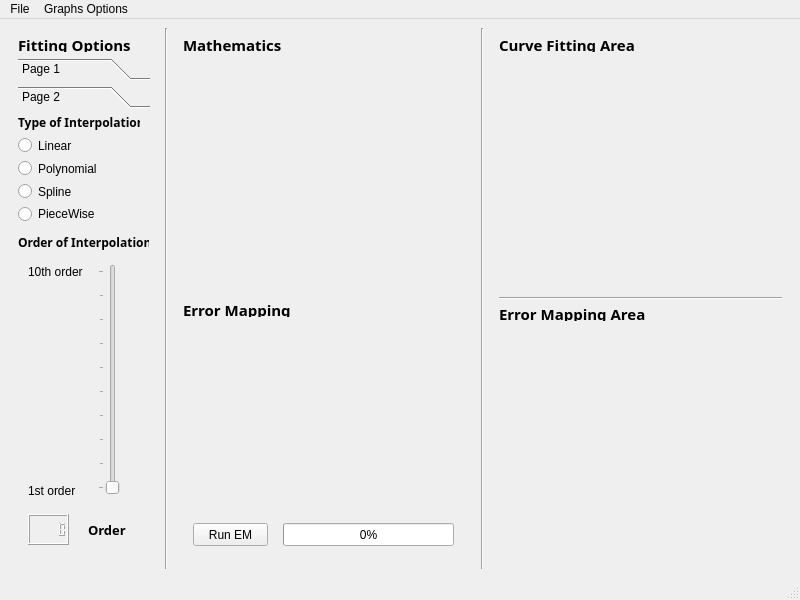
<?xml version="1.0" encoding="UTF-8"?>
<ui version="4.0">
 <class>MainWindow</class>
 <widget class="QMainWindow" name="MainWindow">
  <property name="geometry">
   <rect>
    <x>0</x>
    <y>0</y>
    <width>800</width>
    <height>600</height>
   </rect>
  </property>
  <property name="windowTitle">
   <string>MainWindow</string>
  </property>
  <widget class="QWidget" name="centralwidget">
   <layout class="QHBoxLayout" name="horizontalLayout">
    <item>
     <widget class="QWidget" name="FittingOptionsContianer" native="true">
      <property name="maximumSize">
       <size>
        <width>150</width>
        <height>16777215</height>
       </size>
      </property>
      <layout class="QVBoxLayout" name="verticalLayout_2">
       <item>
        <widget class="QLabel" name="FittingOptionsLabel">
         <property name="maximumSize">
          <size>
           <width>16777215</width>
           <height>15</height>
          </size>
         </property>
         <property name="font">
          <font>
           <family>Leelawadee</family>
           <pointsize>11</pointsize>
           <weight>75</weight>
           <bold>true</bold>
          </font>
         </property>
         <property name="text">
          <string>Fitting Options</string>
         </property>
        </widget>
       </item>
       <item>
        <widget class="QToolBox" name="toolBox">
         <property name="currentIndex">
          <number>1</number>
         </property>
         <widget class="QWidget" name="page">
          <property name="geometry">
           <rect>
            <x>0</x>
            <y>0</y>
            <width>132</width>
            <height>448</height>
           </rect>
          </property>
          <attribute name="label">
           <string>Page 1</string>
          </attribute>
          <widget class="QLabel" name="label_3">
           <property name="geometry">
            <rect>
             <x>0</x>
             <y>100</y>
             <width>121</width>
             <height>20</height>
            </rect>
           </property>
           <property name="font">
            <font>
             <family>Leelawadee</family>
             <pointsize>10</pointsize>
             <weight>75</weight>
             <bold>true</bold>
            </font>
           </property>
           <property name="text">
            <string>Extrapolation %</string>
           </property>
          </widget>
          <widget class="QSlider" name="ExtrapolationEfficiencySlider">
           <property name="geometry">
            <rect>
             <x>50</x>
             <y>140</y>
             <width>22</width>
             <height>231</height>
            </rect>
           </property>
           <property name="font">
            <font>
             <weight>50</weight>
             <bold>false</bold>
            </font>
           </property>
           <property name="minimum">
            <number>1</number>
           </property>
           <property name="maximum">
            <number>10</number>
           </property>
           <property name="singleStep">
            <number>1</number>
           </property>
           <property name="pageStep">
            <number>1</number>
           </property>
           <property name="sliderPosition">
            <number>10</number>
           </property>
           <property name="tracking">
            <bool>true</bool>
           </property>
           <property name="orientation">
            <enum>Qt::Vertical</enum>
           </property>
           <property name="invertedAppearance">
            <bool>false</bool>
           </property>
           <property name="invertedControls">
            <bool>false</bool>
           </property>
           <property name="tickPosition">
            <enum>QSlider::TicksAbove</enum>
           </property>
           <property name="tickInterval">
            <number>0</number>
           </property>
          </widget>
          <widget class="QLabel" name="label_4">
           <property name="geometry">
            <rect>
             <x>0</x>
             <y>135</y>
             <width>41</width>
             <height>21</height>
            </rect>
           </property>
           <property name="font">
            <font>
             <weight>75</weight>
             <bold>true</bold>
            </font>
           </property>
           <property name="text">
            <string>100%</string>
           </property>
          </widget>
          <widget class="QLabel" name="label_5">
           <property name="geometry">
            <rect>
             <x>10</x>
             <y>355</y>
             <width>31</width>
             <height>21</height>
            </rect>
           </property>
           <property name="font">
            <font>
             <weight>75</weight>
             <bold>true</bold>
            </font>
           </property>
           <property name="text">
            <string>10%</string>
           </property>
          </widget>
          <widget class="QWidget" name="">
           <property name="geometry">
            <rect>
             <x>0</x>
             <y>0</y>
             <width>131</width>
             <height>89</height>
            </rect>
           </property>
           <layout class="QVBoxLayout" name="verticalLayout_3">
            <item>
             <widget class="QLabel" name="label">
              <property name="font">
               <font>
                <family>Leelawadee</family>
                <pointsize>10</pointsize>
                <weight>75</weight>
                <bold>true</bold>
               </font>
              </property>
              <property name="text">
               <string>Num Chunks</string>
              </property>
             </widget>
            </item>
            <item>
             <widget class="QRadioButton" name="OneChunkRadioButton">
              <property name="text">
               <string>One Chunk</string>
              </property>
             </widget>
            </item>
            <item>
             <widget class="QRadioButton" name="MultipleChunksRadioButton">
              <property name="text">
               <string>Multiple Chunks</string>
              </property>
             </widget>
            </item>
            <item>
             <widget class="QSpinBox" name="NumberChunksSpinBox">
              <property name="maximum">
               <number>10</number>
              </property>
             </widget>
            </item>
           </layout>
          </widget>
         </widget>
         <widget class="QWidget" name="page_2">
          <property name="geometry">
           <rect>
            <x>0</x>
            <y>0</y>
            <width>132</width>
            <height>448</height>
           </rect>
          </property>
          <attribute name="label">
           <string>Page 2</string>
          </attribute>
          <widget class="QLabel" name="label_6">
           <property name="geometry">
            <rect>
             <x>0</x>
             <y>120</y>
             <width>131</width>
             <height>16</height>
            </rect>
           </property>
           <property name="font">
            <font>
             <family>Leelawadee</family>
             <pointsize>9</pointsize>
             <weight>75</weight>
             <bold>true</bold>
            </font>
           </property>
           <property name="text">
            <string>Order of Interpolation</string>
           </property>
          </widget>
          <widget class="QSlider" name="InterPolationOrderSlider">
           <property name="geometry">
            <rect>
             <x>80</x>
             <y>150</y>
             <width>22</width>
             <height>231</height>
            </rect>
           </property>
           <property name="maximum">
            <number>9</number>
           </property>
           <property name="pageStep">
            <number>9</number>
           </property>
           <property name="orientation">
            <enum>Qt::Vertical</enum>
           </property>
           <property name="tickPosition">
            <enum>QSlider::TicksAbove</enum>
           </property>
          </widget>
          <widget class="QLabel" name="order1Label">
           <property name="geometry">
            <rect>
             <x>10</x>
             <y>370</y>
             <width>47</width>
             <height>13</height>
            </rect>
           </property>
           <property name="text">
            <string>1st order</string>
           </property>
          </widget>
          <widget class="QLabel" name="order10Label">
           <property name="geometry">
            <rect>
             <x>10</x>
             <y>150</y>
             <width>61</width>
             <height>16</height>
            </rect>
           </property>
           <property name="text">
            <string>10th order</string>
           </property>
          </widget>
          <widget class="QLCDNumber" name="lcdOrder">
           <property name="geometry">
            <rect>
             <x>10</x>
             <y>400</y>
             <width>41</width>
             <height>31</height>
            </rect>
           </property>
          </widget>
          <widget class="QLabel" name="LCDOrderLabel">
           <property name="geometry">
            <rect>
             <x>70</x>
             <y>405</y>
             <width>61</width>
             <height>21</height>
            </rect>
           </property>
           <property name="font">
            <font>
             <family>Leelawadee</family>
             <pointsize>10</pointsize>
             <weight>75</weight>
             <bold>true</bold>
            </font>
           </property>
           <property name="text">
            <string>Order</string>
           </property>
          </widget>
          <widget class="QWidget" name="">
           <property name="geometry">
            <rect>
             <x>0</x>
             <y>0</y>
             <width>122</width>
             <height>108</height>
            </rect>
           </property>
           <layout class="QVBoxLayout" name="verticalLayout_4">
            <item>
             <widget class="QLabel" name="label_2">
              <property name="font">
               <font>
                <family>Leelawadee</family>
                <pointsize>9</pointsize>
                <weight>75</weight>
                <bold>true</bold>
               </font>
              </property>
              <property name="text">
               <string>Type of Interpolation</string>
              </property>
             </widget>
            </item>
            <item>
             <widget class="QRadioButton" name="LinearInterpRadioBtn">
              <property name="text">
               <string>Linear</string>
              </property>
             </widget>
            </item>
            <item>
             <widget class="QRadioButton" name="PolynomialInterpRadioBtn">
              <property name="text">
               <string>Polynomial</string>
              </property>
             </widget>
            </item>
            <item>
             <widget class="QRadioButton" name="SplineInterpRadioBtn">
              <property name="text">
               <string>Spline</string>
              </property>
             </widget>
            </item>
            <item>
             <widget class="QRadioButton" name="PieceWiseRadioBtn">
              <property name="text">
               <string>PieceWise</string>
              </property>
             </widget>
            </item>
           </layout>
          </widget>
         </widget>
        </widget>
       </item>
      </layout>
     </widget>
    </item>
    <item>
     <widget class="Line" name="line_2">
      <property name="orientation">
       <enum>Qt::Vertical</enum>
      </property>
     </widget>
    </item>
    <item>
     <widget class="QWidget" name="DataContainer" native="true">
      <layout class="QVBoxLayout" name="verticalLayout_5">
       <item>
        <widget class="QLabel" name="MathematicsLabel">
         <property name="maximumSize">
          <size>
           <width>16777215</width>
           <height>15</height>
          </size>
         </property>
         <property name="font">
          <font>
           <family>Leelawadee</family>
           <pointsize>11</pointsize>
           <weight>75</weight>
           <bold>true</bold>
          </font>
         </property>
         <property name="text">
          <string>Mathematics</string>
         </property>
        </widget>
       </item>
       <item>
        <widget class="QWidget" name="MathDisplayArea" native="true"/>
       </item>
       <item>
        <widget class="QLabel" name="ErrorMappingLabel_2">
         <property name="maximumSize">
          <size>
           <width>16777215</width>
           <height>15</height>
          </size>
         </property>
         <property name="font">
          <font>
           <family>Leelawadee</family>
           <pointsize>11</pointsize>
           <weight>75</weight>
           <bold>true</bold>
          </font>
         </property>
         <property name="text">
          <string>Error Mapping </string>
         </property>
        </widget>
       </item>
       <item>
        <widget class="QWidget" name="widget_3" native="true">
         <widget class="QPushButton" name="ErrorMappingButton">
          <property name="geometry">
           <rect>
            <x>10</x>
            <y>200</y>
            <width>75</width>
            <height>23</height>
           </rect>
          </property>
          <property name="text">
           <string>Run EM</string>
          </property>
         </widget>
         <widget class="QProgressBar" name="ErrorMappingProgressBar">
          <property name="geometry">
           <rect>
            <x>100</x>
            <y>200</y>
            <width>171</width>
            <height>23</height>
           </rect>
          </property>
          <property name="value">
           <number>0</number>
          </property>
          <property name="textVisible">
           <bool>true</bool>
          </property>
          <property name="orientation">
           <enum>Qt::Horizontal</enum>
          </property>
          <property name="invertedAppearance">
           <bool>false</bool>
          </property>
         </widget>
        </widget>
       </item>
      </layout>
     </widget>
    </item>
    <item>
     <widget class="Line" name="line">
      <property name="orientation">
       <enum>Qt::Vertical</enum>
      </property>
     </widget>
    </item>
    <item>
     <widget class="QWidget" name="GraphingContainer" native="true">
      <property name="minimumSize">
       <size>
        <width>0</width>
        <height>0</height>
       </size>
      </property>
      <property name="maximumSize">
       <size>
        <width>16777215</width>
        <height>16777215</height>
       </size>
      </property>
      <layout class="QVBoxLayout" name="verticalLayout">
       <item>
        <widget class="QLabel" name="CurveFittingLabel">
         <property name="maximumSize">
          <size>
           <width>16777215</width>
           <height>15</height>
          </size>
         </property>
         <property name="font">
          <font>
           <family>Leelawadee</family>
           <pointsize>11</pointsize>
           <weight>75</weight>
           <italic>false</italic>
           <bold>true</bold>
           <strikeout>false</strikeout>
           <kerning>true</kerning>
          </font>
         </property>
         <property name="text">
          <string>Curve Fitting Area</string>
         </property>
        </widget>
       </item>
       <item>
        <widget class="QWidget" name="CurveFittingGraph" native="true"/>
       </item>
       <item>
        <widget class="Line" name="line_3">
         <property name="orientation">
          <enum>Qt::Horizontal</enum>
         </property>
        </widget>
       </item>
       <item>
        <widget class="QLabel" name="ErrorMappingLabel">
         <property name="maximumSize">
          <size>
           <width>16777215</width>
           <height>15</height>
          </size>
         </property>
         <property name="font">
          <font>
           <family>Leelawadee</family>
           <pointsize>11</pointsize>
           <weight>75</weight>
           <bold>true</bold>
          </font>
         </property>
         <property name="text">
          <string>Error Mapping Area</string>
         </property>
        </widget>
       </item>
       <item>
        <widget class="QWidget" name="ErrorMappingGraph" native="true"/>
       </item>
      </layout>
     </widget>
    </item>
   </layout>
  </widget>
  <widget class="QMenuBar" name="menubar">
   <property name="geometry">
    <rect>
     <x>0</x>
     <y>0</y>
     <width>800</width>
     <height>21</height>
    </rect>
   </property>
   <widget class="QMenu" name="menuFile">
    <property name="title">
     <string>File</string>
    </property>
    <addaction name="actionOpen_File"/>
    <addaction name="actionSave_Curve_fitting_IMG"/>
    <addaction name="actionExit"/>
   </widget>
   <widget class="QMenu" name="menuGraphs_Options">
    <property name="title">
     <string>Graphs Options</string>
    </property>
    <widget class="QMenu" name="menuCurve_Fitting">
     <property name="title">
      <string>Curve Fitting</string>
     </property>
     <addaction name="actionCurveZoom_in"/>
     <addaction name="actioncurveZoom_out"/>
    </widget>
    <widget class="QMenu" name="menuError_Mapping">
     <property name="title">
      <string>Error Mapping</string>
     </property>
     <addaction name="actionErrorZoom_in_2"/>
     <addaction name="actionErrorZoom_out_2"/>
    </widget>
    <addaction name="menuCurve_Fitting"/>
    <addaction name="separator"/>
    <addaction name="menuError_Mapping"/>
   </widget>
   <addaction name="menuFile"/>
   <addaction name="menuGraphs_Options"/>
  </widget>
  <widget class="QStatusBar" name="statusbar"/>
  <action name="actionOpen_File">
   <property name="text">
    <string>Open File</string>
   </property>
   <property name="shortcut">
    <string>Ctrl+O</string>
   </property>
  </action>
  <action name="actionSave_Curve_fitting_IMG">
   <property name="text">
    <string>Save Curve fitting IMG</string>
   </property>
  </action>
  <action name="actionExit">
   <property name="text">
    <string>Exit</string>
   </property>
   <property name="shortcut">
    <string>Esc</string>
   </property>
  </action>
  <action name="actionCurveZoom_in">
   <property name="text">
    <string>Zoom in</string>
   </property>
   <property name="shortcut">
    <string>+</string>
   </property>
  </action>
  <action name="actioncurveZoom_out">
   <property name="text">
    <string>Zoom out</string>
   </property>
   <property name="shortcut">
    <string>-</string>
   </property>
  </action>
  <action name="actionRun_EM">
   <property name="text">
    <string>Run EM</string>
   </property>
   <property name="shortcut">
    <string>Ctrl+E</string>
   </property>
  </action>
  <action name="actionErrorZoom_in_2">
   <property name="text">
    <string>Zoom in</string>
   </property>
   <property name="shortcut">
    <string>Ctrl+=</string>
   </property>
  </action>
  <action name="actionErrorZoom_out_2">
   <property name="text">
    <string>Zoom out</string>
   </property>
   <property name="shortcut">
    <string>Ctrl+-</string>
   </property>
  </action>
 </widget>
 <resources/>
 <connections/>
</ui>
